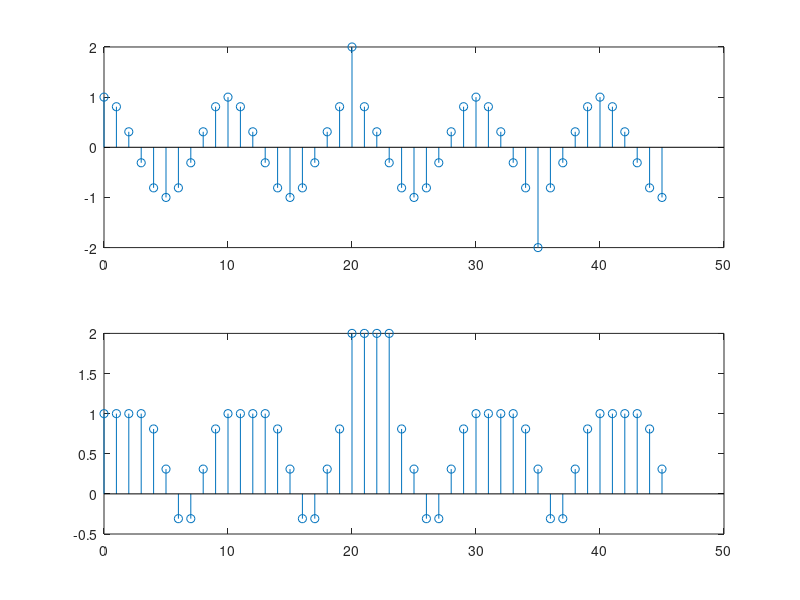

MATLAB code for this plot:
%% C.1

n = [0:45];
impulse = @(n) (n == 0) * 1.0 .* (mod(n, 1) == 0);
x = @(n) (cos(pi*n/5)+impulse(n-20)-impulse(n-35))...
    * 1.0 .* (mod(n,1)==0); 

f1 = x(n); %creates an array of output values
f2 = [[0 0 0] f1]; %pads the beginning with 3 zeroes
temp = f2(1:1, 2:5);
output = [];

N = 4;
for i = 1:length(f2)-(N-1)
    temp = f2(1:1, i:i+(N-1));
    m = max(temp);
    output = [output m];
end

figure;
subplot(2,1,1)
stem(n,f1)
subplot(2,1,2)
stem(n,output)

%{  
for i = 1:length(plots)
	subplot(length(plots),1,i);
	stem(n,plots{i}); 
    title(titles{i});
end
%}